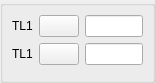
<ui version="4.0" >
 <class>DlgRef_2SelExt_QTD</class>
 <widget class="QWidget" name="DlgRef_2SelExt_QTD" >
  <property name="geometry" >
   <rect>
    <x>0</x>
    <y>0</y>
    <width>155</width>
    <height>80</height>
   </rect>
  </property>
  <property name="windowTitle" >
   <string/>
  </property>
  <layout class="QGridLayout" >
   <property name="margin" >
    <number>0</number>
   </property>
   <property name="spacing" >
    <number>6</number>
   </property>
   <item row="0" column="0" >
    <widget class="QGroupBox" name="GroupBox1" >
     <property name="sizePolicy" >
      <sizepolicy>
       <hsizetype>7</hsizetype>
       <vsizetype>7</vsizetype>
       <horstretch>0</horstretch>
       <verstretch>0</verstretch>
      </sizepolicy>
     </property>
     <property name="title" >
      <string/>
     </property>
     <layout class="QGridLayout" >
      <property name="margin" >
       <number>9</number>
      </property>
      <property name="spacing" >
       <number>6</number>
      </property>
      <item row="2" column="0" colspan="3" >
       <widget class="QWidget" native="1" name="Box" />
      </item>
      <item row="1" column="2" >
       <widget class="QLineEdit" name="LineEdit2" />
      </item>
      <item row="1" column="1" >
       <widget class="QPushButton" name="PushButton2" >
        <property name="sizePolicy" >
         <sizepolicy>
          <hsizetype>0</hsizetype>
          <vsizetype>0</vsizetype>
          <horstretch>0</horstretch>
          <verstretch>0</verstretch>
         </sizepolicy>
        </property>
        <property name="text" >
         <string/>
        </property>
       </widget>
      </item>
      <item row="0" column="1" >
       <widget class="QPushButton" name="PushButton1" >
        <property name="sizePolicy" >
         <sizepolicy>
          <hsizetype>0</hsizetype>
          <vsizetype>0</vsizetype>
          <horstretch>0</horstretch>
          <verstretch>0</verstretch>
         </sizepolicy>
        </property>
        <property name="text" >
         <string/>
        </property>
       </widget>
      </item>
      <item row="1" column="0" >
       <widget class="QLabel" name="TextLabel2" >
        <property name="sizePolicy" >
         <sizepolicy>
          <hsizetype>0</hsizetype>
          <vsizetype>0</vsizetype>
          <horstretch>0</horstretch>
          <verstretch>0</verstretch>
         </sizepolicy>
        </property>
        <property name="text" >
         <string>TL1</string>
        </property>
        <property name="wordWrap" >
         <bool>false</bool>
        </property>
       </widget>
      </item>
      <item row="0" column="0" >
       <widget class="QLabel" name="TextLabel1" >
        <property name="sizePolicy" >
         <sizepolicy>
          <hsizetype>0</hsizetype>
          <vsizetype>0</vsizetype>
          <horstretch>0</horstretch>
          <verstretch>0</verstretch>
         </sizepolicy>
        </property>
        <property name="text" >
         <string>TL1</string>
        </property>
        <property name="wordWrap" >
         <bool>false</bool>
        </property>
       </widget>
      </item>
      <item row="0" column="2" >
       <widget class="QLineEdit" name="LineEdit1" />
      </item>
     </layout>
    </widget>
   </item>
  </layout>
 </widget>
 <layoutdefault spacing="6" margin="11" />
 <pixmapfunction>qPixmapFromMimeSource</pixmapfunction>
 <tabstops>
  <tabstop>PushButton1</tabstop>
  <tabstop>LineEdit1</tabstop>
  <tabstop>PushButton2</tabstop>
  <tabstop>LineEdit2</tabstop>
 </tabstops>
 <resources/>
 <connections/>
</ui>
